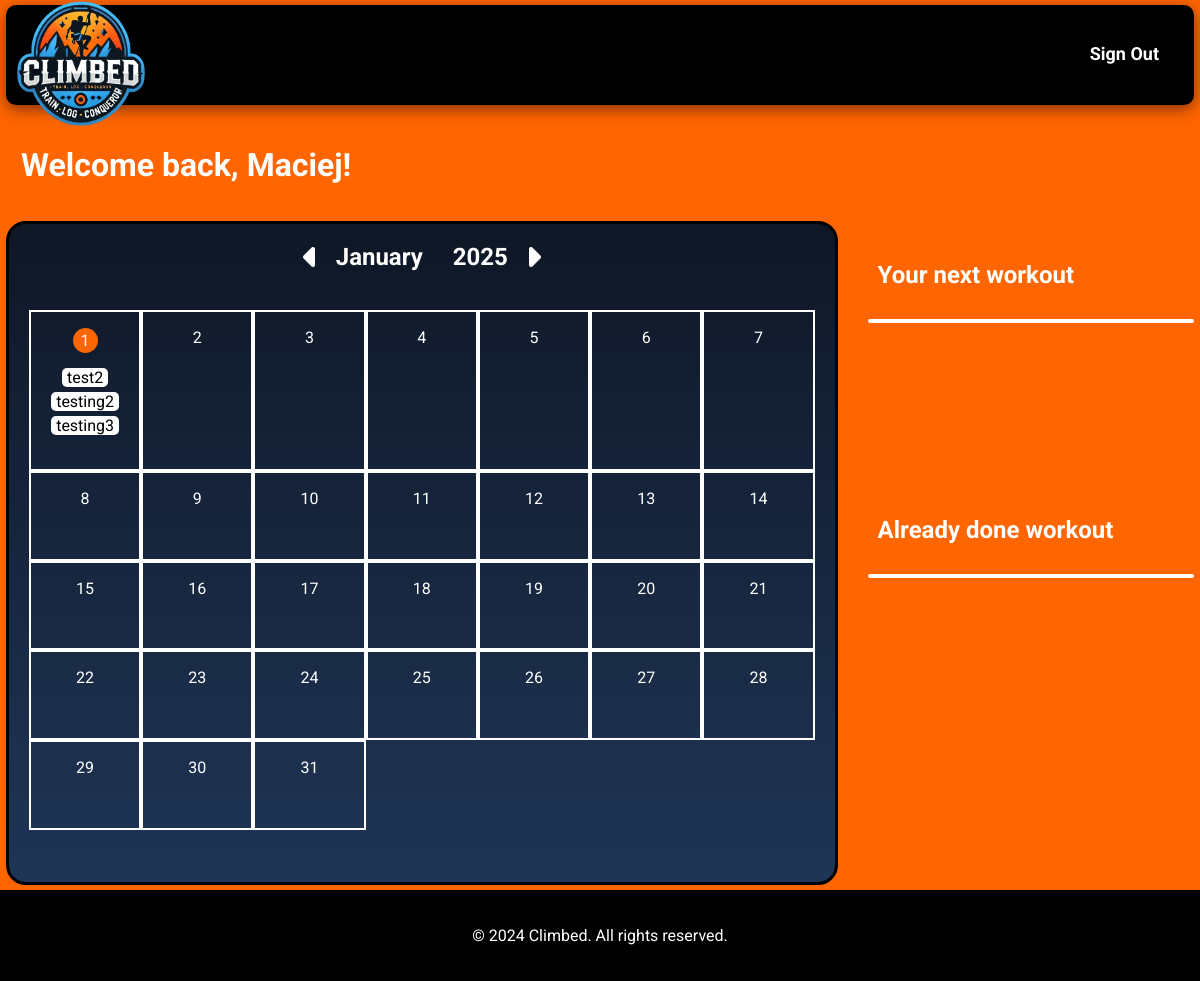
The app's page / (signed in) with its own data.
### climbed/models.py (models this page shows)
class Workout(models.Model):
    title = models.CharField(max_length=100)
    workout_type = models.CharField(max_length=100)
    planned_tiredness = models.IntegerField(
        validators=[MinLengthValidator(1), MaxLengthValidator(5)]
    )
    date = models.DateField()
    workout_description = models.CharField(max_length=1000)
    status = models.CharField(max_length=20, default="created")
    user = models.ForeignKey(User, on_delete=models.CASCADE)

### climbed/views.py (the view)
# urls.py: path("", views.index, name="index"),
def index(request):
    if request.user.is_authenticated:
        now = timezone.localtime(timezone.now())
        date = get_month_informations(now.month, now.year)
        return render(request, "climbed/index.html", {
            "date": date,
            "workouts": get_workouts(now.month, now.year)
            })
    else:
        return render(request, "climbed/index.html")

### climbed/helpers.py (called while the page is built)
def get_month_informations(current_month, current_year):
    if current_month > 12:
        current_month = 1
        current_year += 1
    if current_month < 1:
        current_month = 12
        current_year -= 1
    now = timezone.localtime(timezone.now())
    is_now_month = now.month == current_month
    is_now_year = now.year == current_year
    current_month_string = calendar.month_name[current_month]
    current_day = now.day
    days_in_month = calendar.monthrange(current_year, current_month)[1]
    days_list = [day for day in range(1, days_in_month+1)]
    return {
        "current_year": current_year,
        "current_month_number": current_month,
        "current_month_string": current_month_string,
        "is_now_month": is_now_month,
        "is_now_year": is_now_year,
        "current_day": current_day,
        "days_list": days_list
    }

def get_workouts(month, year):
    workouts = Workout.objects.filter(date__month=month, date__year=year)
    return workouts

### climbed/templates/climbed/index.html (shortened to what this page needs)
{% extends "climbed/layout.html" %}
{% load static %}
{% block body %}
{% if user.is_authenticated %}
   <main class="main-signin">
        <h1>Welcome back, Maciej!</h1>
        <section>
            <div class="calendar">
                <header>
                    <a href="{% url 'get_month' 'previous' date.current_month_number date.current_year %}"><i class="fa-solid fa-caret-up fa-2x fa-rotate-270"></i></a>
                    <h1 id="month-h1" class="color: white;">{{ date.current_month_string }}</h1>
                    <h1 id="year-h1" class="color: white;">{{ date.current_year }}</h1>
                    <a href="{% url 'get_month' 'next' date.current_month_number date.current_year %}"><i class="fa-solid fa-caret-up fa-2x fa-rotate-90"></i></a>
                </header>
                <div class="calendar-grid">
                    {% for day in date.days_list %}
                    <div class="day-element" data-date="{{ date.current_year }}-{{ date.current_month_number }}-{{ day }}">
                        {% if day == date.current_day %} <p class="selected-day">{{ day }}</p>
                        {% else %} <p>{{ day }}</p> {% endif %}
                        {% for workout in workouts %}
                            {% if workout.date.day == day %}
                                <div class="task" data-id="{{ workout.id }}">
                                    <span>{{ workout.title }}</span>
                                </div>
                            {% endif %}
                        {% endfor %}
                    </div>
                    {% endfor %}
                </div>
            </div>
            <div class="information">
                <h2>Your next workout</h2>
                <div class="workout-label">
                </div>
                <h2>Already done workout</h2>
                <div class="workout-label">
                </div>
            </div>
        </section>
   </main>
{% endif %}
{% endblock %}

### climbed/static/climbed/styles.css (style rules this page uses)
*, *::before, *::after { box-sizing: border-box; }
body { display: flex; flex-direction: column; background-color: #FF6500; font-family: "Roboto", sans-serif; margin: 0; justify-content: center; align-items: center; }
main { width: 99%; display: flex; flex-direction: column; justify-content: center; align-items: center; }
.main-signin { justify-content: start; align-items: start; }
.main-signin h1 { color: white; padding: 15px; }
.main-signin section { display: grid; grid-template-columns: 70% 30%; width: 100%; height: 100%; gap: 20px; }
.calendar { height: 100%; background-image: linear-gradient(#0F1726, #1F3556); border-radius: 20px; border: 3px solid black; }
.calendar header { display: flex; flex-direction: row; align-items: center; justify-content: center; height: 10%; }
.calendar header i { color: rgb(255, 255, 255); transition: color 0.2s ease; }
.information { display: flex; flex-direction: column; padding: 10px; padding-right: 20px; }
.workout-label { margin-bottom: 50%; border: 2px solid white; background-image: linear-gradient(#0B192C, black); color: white; border-radius: 20px; justify-content: center; align-items: center; display: flex; flex-direction: column; }
.information h2 { padding: 10px; color: white; }
.calendar-grid { height: 70vh; width: auto; padding: 20px; display: grid; grid-template-columns: repeat(7, 1fr); grid-template-rows: repeat(5, auto); }
.day-element { color: white; border: solid 2px white; padding-left: 5px; padding-right: 5px; text-align: center; align-items: center; overflow-y: auto; display: flex; flex-direction: column; }
.selected-day { text-align: center; line-height: 25px; width: 25px; height: 25px; border-radius: 50%; background-color: #FF6500; margin-bottom: 10px; }
.task { background-color: white; color: black; border-radius: 5px; text-align: start; padding-inline: 5px; transition: all 0.5s ease; margin-top: 5px; }

### records on screen
Workout: title "test2"
Workout: title "testing2"
Workout: title "testing3"

### other values on screen
{{ date.current_month_string }} "January"
{{ date.current_year }} "2025"
{{ day }} "1"
{{ day }} "2" "3" "4" "5" "6" "7" "8" "9" "10" "11" "12" "13" "14" "15" "16" "17" "18" "19" "20" "21" "22" "23" "24" "25" "26" "27" "28" "29" "30" "31"
